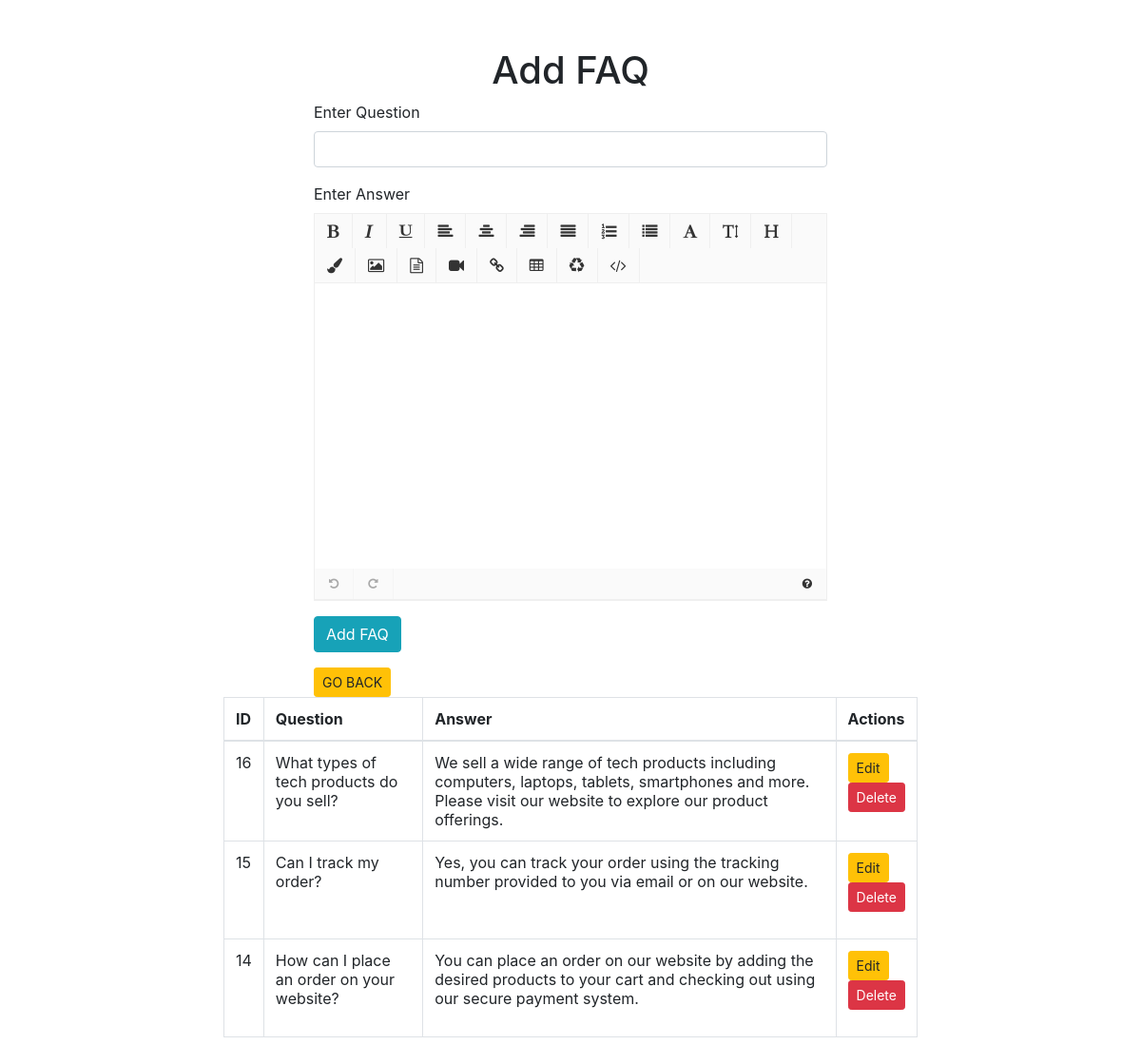
The page /admin/add.php on the database its author committed.
### tables this page shows
CREATE TABLE `faqs` (
  `id` int(11) NOT NULL,
  `question` text DEFAULT NULL,
  `answer` text DEFAULT NULL,
  `created_at` datetime DEFAULT current_timestamp()
);

### admin/add.php (the view, shortened to what this page needs)
<?php
	$conn = new PDO("mysql:host=localhost;dbname=easymans", "root", "");
	$sql = "SELECT * FROM faqs ORDER BY id DESC";
	$statement = $conn->prepare($sql);
	$statement->execute();
	$faqs = $statement->fetchAll();
?>
<link rel="stylesheet" type="text/css" href="faq/css/bootstrap.css" />
<link rel="stylesheet" type="text/css" href="faq/font-awesome/css/font-awesome.css" />
<link rel="stylesheet" type="text/css" href="faq/richtext/richtext.min.css" />
<div class="container" style="margin-top: 50px; margin-bottom: 50px;">
	<div class="row">
		<div class="offset-md-3 col-md-6">
			<h1 class="text-center">Add FAQ</h1>
			<form method="POST" action="add.php">
				<div class="form-group">
					<label>Enter Question</label>
					<input type="text" name="question" class="form-control" required />
				</div>
				<div class="form-group">
					<label>Enter Answer</label>
				</div>
				<input type="submit" name="submit" class="btn btn-info" value="Add FAQ" />
			</form>
			<a href="home.php" class="btn btn-warning btn-sm">GO BACK</a>
		</div>
	</div>
	<div class="row">
		<div class="offset-md-2 col-md-8">
			<table class="table table-bordered">
				<thead>
					<tr>
						<th>ID</th>
						<th>Question</th>
						<th>Answer</th>
						<th>Actions</th>
					</tr>
				</thead>
				<tbody>
					<?php foreach ($faqs as $faq): ?>
						<tr>
							<td><?php echo $faq["id"]; ?></td>
							<td><?php echo $faq["question"]; ?></td>
							<td><?php echo $faq["answer"]; ?></td>
							<td>
								<a href="edit.php?id=<?php echo $faq['id']; ?>" class="btn btn-warning btn-sm">
									Edit
								</a>
								<form method="POST" action="faq/delete.php" onsubmit="return confirm('Are you sure you want to delete this FAQ ?');">
									<input type="submit" value="Delete" class="btn btn-danger btn-sm" />
								</form>
							</td>
						</tr>
					<?php endforeach; ?>
				</tbody>
			</table>
		</div>
	</div>
</div>

### rows shown on the page
faqs: id "16", question "What types of tech products do you sell?", answer "We sell a wide range of tech products including computers, laptops, tablets, smartphones and more. Please visit our website to explore our product offerings."
faqs: id "15", question "Can I track my order?", answer "Yes, you can track your order using the tracking number provided to you via email or on our website."
faqs: id "14", question "How can I place an order on your website?", answer "You can place an order on our website by adding the desired products to your cart and checking out using our secure payment system."
